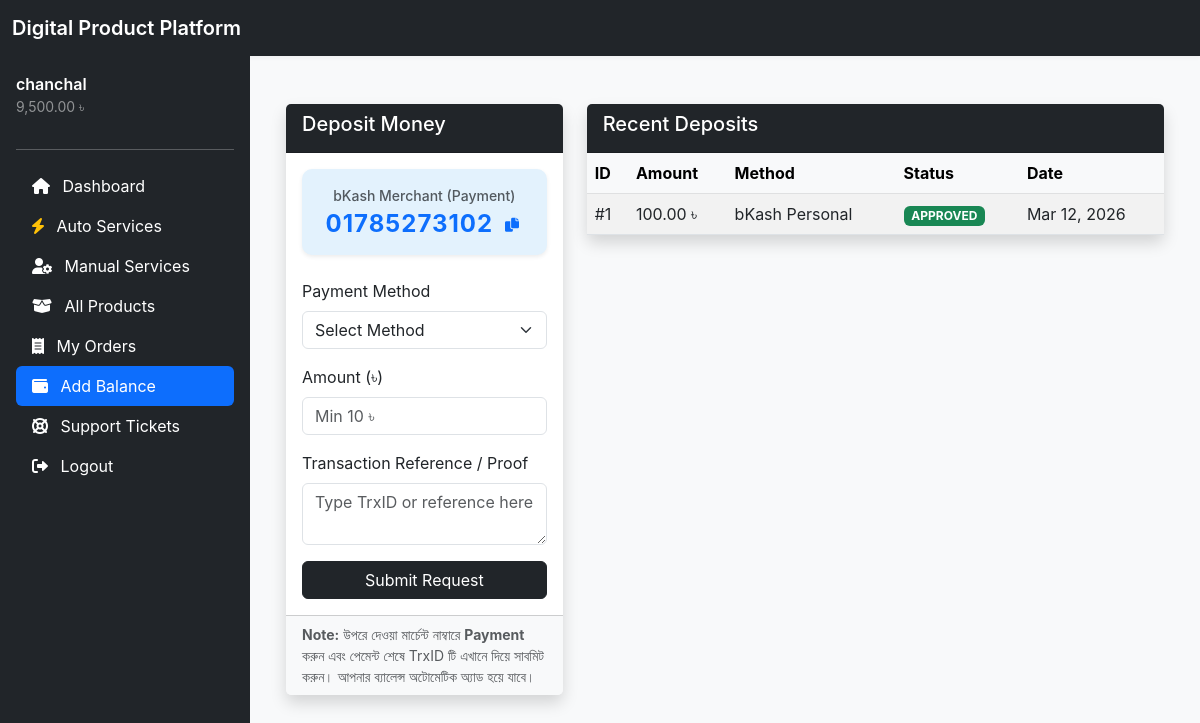
Screenshot of /deposit (signed in) with the database file from the repository.
### tables this page shows
CREATE TABLE users (
                id INTEGER PRIMARY KEY AUTOINCREMENT,
                name TEXT NOT NULL,
                email TEXT NOT NULL UNIQUE,
                password TEXT NOT NULL,
                role_id INTEGER,
                wallet_balance REAL DEFAULT 0,
                status TEXT DEFAULT 'active', -- active, suspended, pending
                created_at DATETIME DEFAULT CURRENT_TIMESTAMP,
                FOREIGN KEY (role_id) REFERENCES roles(id)
            );

CREATE TABLE deposits (
                id INTEGER PRIMARY KEY AUTOINCREMENT,
                user_id INTEGER,
                amount REAL NOT NULL,
                payment_method_id INTEGER,
                proof TEXT, -- Path to image proof
                status TEXT DEFAULT 'pending', -- pending, approved, rejected
                created_at DATETIME DEFAULT CURRENT_TIMESTAMP,
                FOREIGN KEY (user_id) REFERENCES users(id),
                FOREIGN KEY (payment_method_id) REFERENCES payment_methods(id)
            );

CREATE TABLE payment_methods (
                id INTEGER PRIMARY KEY AUTOINCREMENT,
                name TEXT NOT NULL,
                details TEXT, -- JSON or text details for payment info
                status TEXT DEFAULT 'active'
            );

### core/Database.php (called while the page is built, shortened)
<?php
class Database {
    private static $instance = null;
    private function __construct() {
        try {
            $this->pdo = new PDO("sqlite:" . DB_PATH);
        } catch (PDOException $e) {
            die("Database Connection Error: " . $e->getMessage());
        }
    }
    public static function getInstance() {
        if (self::$instance === null) {
            self::$instance = new Database();
        }
        return self::$instance->pdo;
    }
}

### core/Wallet.php (called while the page is built, shortened)
<?php
class Wallet {
    private $db;
    public function __construct() {
        $this->db = Database::getInstance();
    }
    public function getBalance($user_id) {
        $stmt = $this->db->prepare("SELECT wallet_balance FROM users WHERE id = ?");
        $stmt->execute([$user_id]);
        return (float)$stmt->fetchColumn();
    }
}

### core/Helpers.php (called while the page is built, shortened)
<?php
class Helpers {
    public static function formatCurrency($amount) {
        return number_format($amount, 2) . ' ৳';
    }
}

### modules/wallet/deposit.php (the view, shortened to what this page needs)
<?php
$db = Database::getInstance();
$stmtRecent = $db->prepare("
    SELECT d.*, pm.name as method_name
    FROM deposits d
    JOIN payment_methods pm ON d.payment_method_id = pm.id
    WHERE d.user_id = ?
    ORDER BY d.id DESC LIMIT 10
");
$stmtRecent->execute([$_SESSION['user_id']]);
$deposits = $stmtRecent->fetchAll();
$stmtSettings = $db->query("SELECT * FROM settings WHERE key = 'bkash_merchant_number'");
$payment_settings = $stmtSettings->fetchAll(PDO::FETCH_KEY_PAIR);
include 'includes/app_header.php';
?>
<div class="container mt-4">
    <div class="row">
        <div class="col-md-4">
            <div class="card shadow mb-4">
                <div class="card-header bg-dark text-white">
                    <h5>Deposit Money</h5>
                </div>
                <div class="card-body">
                    <div class="alert alert-info py-3 mb-4 text-center border-0 shadow-sm" style="background-color: #e3f2fd; border-radius: 10px;">
                        <div class="small text-muted mb-1" style="font-weight: 500;">bKash Merchant (Payment)</div>
                        <div class="d-flex align-items-center justify-content-center gap-2">
                            <h4 class="mb-0 text-primary" style="font-weight: 700; letter-spacing: 1px;">
                                <span id="merchant_number"><?php echo htmlspecialchars($payment_settings['bkash_merchant_number'] ?? 'Not set'); ?></span>
                            </h4>
                            <button type="button" class="btn btn-sm btn-outline-primary border-0 p-1" onclick="copyToClipboard()" title="Copy Number">
                                <i class="fas fa-copy"></i>
                            </button>
                        </div>
                    </div>
                    <form action="" method="POST">
                        <div class="mb-3">
                            <label class="form-label">Payment Method</label>
                            <select name="method_id" class="form-select" id="payment_method" required>
                                <option value="">Select Method</option>
                            </select>
                        </div>
                        <div class="mb-3" id="amount_group">
                            <label class="form-label">Amount (৳)</label>
                            <input type="number" name="amount" class="form-control" placeholder="Min 10 ৳">
                        </div>
                        <div class="mb-3">
                            <label class="form-label" id="proof_label">Transaction Reference / Proof</label>
                            <textarea name="proof" class="form-control" placeholder="Type TrxID or reference here" required></textarea>
                        </div>
                        <div class="d-grid">
                            <button type="submit" class="btn btn-dark">Submit Request</button>
                        </div>
                    </form>
                </div>
                <div class="card-footer bg-light">
                    <p class="small text-muted mb-0"><strong>Note:</strong> উপরে দেওয়া মার্চেন্ট নাম্বারে <strong>Payment</strong> করুন এবং পেমেন্ট শেষে TrxID টি এখানে দিয়ে সাবমিট করুন। আপনার ব্যালেন্স অটোমেটিক অ্যাড হয়ে যাবে।</p>
                </div>
            </div>
        </div>
        <div class="col-md-8">
            <div class="card shadow">
                <div class="card-header bg-dark text-white">
                    <h5>Recent Deposits</h5>
                </div>
                <div class="card-body p-0">
                    <div class="table-responsive">
                        <table class="table table-hover table-striped mb-0">
                            <thead class="table-light">
                                <tr>
                                    <th>ID</th>
                                    <th>Amount</th>
                                    <th>Method</th>
                                    <th>Status</th>
                                    <th>Date</th>
                                </tr>
                            </thead>
                            <tbody>
                                <?php foreach ($deposits as $d): ?>
                                    <tr>
                                        <td>#<?php echo $d['id']; ?></td>
                                        <td><?php echo Helpers::formatCurrency($d['amount']); ?></td>
                                        <td><?php echo $d['method_name']; ?></td>
                                        <td>
                                            <span class="badge bg-<?php echo $d['status'] == 'approved' ? 'success' : ($d['status'] == 'pending' ? 'warning' : 'danger'); ?>">
                                                <?php echo strtoupper($d['status']); ?>
                                            </span>
                                        </td>
                                        <td><?php echo date('M d, Y', strtotime($d['created_at'])); ?></td>
                                    </tr>
                                <?php endforeach; ?>
                            </tbody>
                        </table>
                    </div>
                </div>
            </div>
        </div>
    </div>
</div>

### includes/user_sidebar.php (shortened to what this page needs)
<?php
$current_route = trim(parse_url($_SERVER['REQUEST_URI'], PHP_URL_PATH) ?? '', '/');
$base_path = trim(parse_url(BASE_URL, PHP_URL_PATH) ?? '', '/');
$page = str_replace($base_path, '', $current_route);
$page = trim($page, '/');
$wallet = new \Core\Wallet();
$balance = $wallet->getBalance($_SESSION['user_id']);
?>
<div class="admin-sidebar d-flex flex-column flex-shrink-0 p-3 text-white bg-dark">
    <div class="mb-3">
        <div class="fw-semibold"><?php echo $_SESSION['user_name']; ?></div>
        <div class="small text-white-50"><?php echo \Core\Helpers::formatCurrency($balance); ?></div>
    </div>
    <hr>
    <ul class="nav nav-pills flex-column mb-auto">
        <li class="nav-item">
            <a href="<?php echo BASE_URL; ?>/dashboard" class="nav-link text-white <?php echo ($page === 'dashboard') ? 'active' : ''; ?>">
                <i class="fas fa-home me-2"></i> Dashboard
            </a>
        </li>
        <li>
            <a href="<?php echo BASE_URL; ?>/products?type=auto" class="nav-link text-white <?php echo ($page === 'products' && isset($_GET['type']) && $_GET['type'] === 'auto') ? 'active' : ''; ?>">
                <i class="fas fa-bolt me-2 text-warning"></i> Auto Services
            </a>
        </li>
        <li>
            <a href="<?php echo BASE_URL; ?>/products?type=manual" class="nav-link text-white <?php echo ($page === 'products' && isset($_GET['type']) && $_GET['type'] === 'manual') ? 'active' : ''; ?>">
                <i class="fas fa-user-cog me-2"></i> Manual Services
            </a>
        </li>
        <li>
            <a href="<?php echo BASE_URL; ?>/products" class="nav-link text-white <?php echo ($page === 'products' && !isset($_GET['type'])) ? 'active' : ''; ?>">
                <i class="fas fa-box-open me-2"></i> All Products
            </a>
        </li>
        <li>
            <a href="<?php echo BASE_URL; ?>/order-history" class="nav-link text-white <?php echo ($page === 'order-history') ? 'active' : ''; ?>">
                <i class="fas fa-receipt me-2"></i> My Orders
            </a>
        </li>
        <li>
            <a href="<?php echo BASE_URL; ?>/deposit" class="nav-link text-white <?php echo ($page === 'deposit') ? 'active' : ''; ?>">
                <i class="fas fa-wallet me-2"></i> Add Balance
            </a>
        </li>
        <li>
            <a href="<?php echo BASE_URL; ?>/support/tickets" class="nav-link text-white <?php echo ($page === 'support/tickets' || $page === 'support/ticket') ? 'active' : ''; ?>">
                <i class="fas fa-life-ring me-2"></i> Support Tickets
            </a>
        </li>
        <li>
            <a href="<?php echo BASE_URL; ?>/logout" class="nav-link text-white">
                <i class="fas fa-sign-out-alt me-2"></i> Logout
            </a>
        </li>
    </ul>
</div>

### assets/css/style.css (style rules this page uses)
body { font-family: -apple-system, BlinkMacSystemFont, "Segoe UI", Roboto, "Helvetica Neue", Arial, sans-serif; background-color: #f8f9fa; color: #212529; }
.card { border: none; transition: box-shadow 0.2s; }
.admin-sidebar { position: fixed; top: 56px; left: 0; bottom: 0; width: 250px; background-color: #212529; color: white; padding: 1rem; transition: transform 0.3s ease; z-index: 1030; overflow-y: auto; }

### rows the page displays
users: wallet_balance "9,500.00 ৳"
deposits: id "1", amount "100.00 ৳", payment_method.name "bKash Personal", status "APPROVED", created_at "Mar 12, 2026"

### other values shown
SITE_NAME "Digital Product Platform"
$_SESSION['user_name'] "chanchal"
$payment_settings['bkash_merchant_number'] "01785273102"
